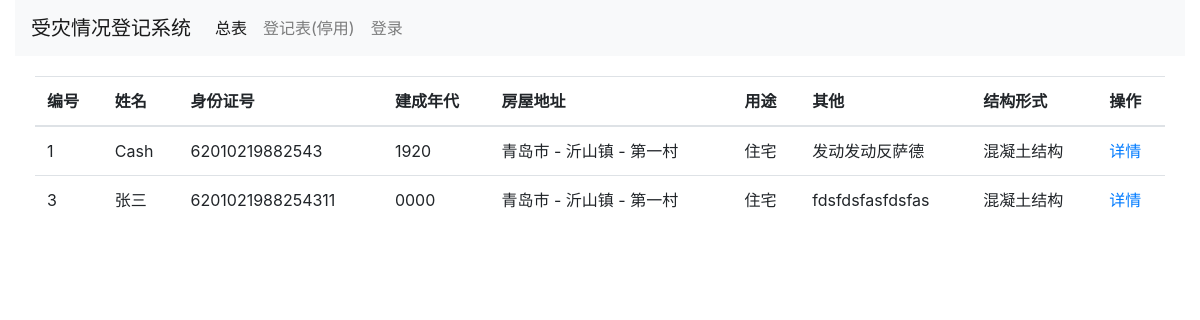
The app's page /report/, older data.
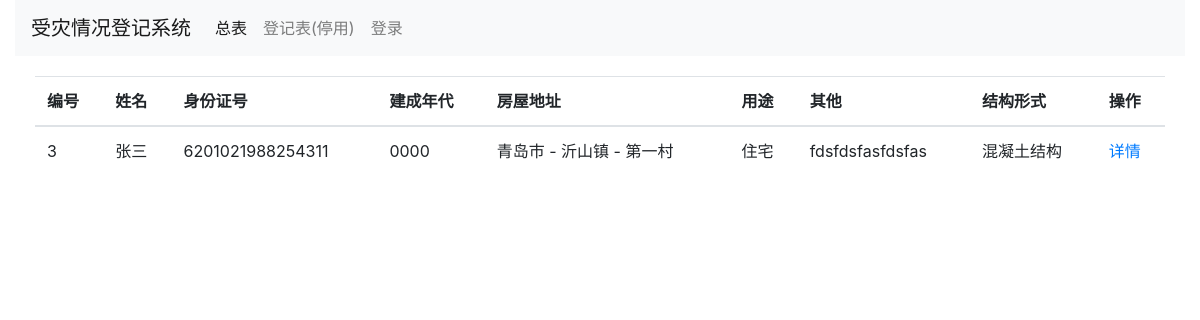
The same page, newer data.
### report/models.py (models this page shows, shortened)
class Report(models.Model):
    DECADE_CHOICE = (
        ('1900', '1900'),
        ('1910', '1910'),
        ('1920', '1920'),
        ('1930', '1930'),
        ('1940', '1940'),
        ('1950', '1950'),
        ('1960', '1960'),
        ('1970', '1970'),
        ('1980', '1980'),
        ('1990', '1990'),
        ('2000', '2000'),
        ('2010', '2010'),
    )
    PURPOSE_CHOICE = (
        (1, '住宅'),
        (2, '厂房'),
        (3, '公共建筑'),
    )
    STRUCTURE_CHOICE = (
        (1, '混凝土结构'),
        (2, '砌体结构'),
        (3, '木结构'),
        (4, '钢结构'),
        (5, '石结构'),
        (6, '生土结构'),
    )
    DEGREE_CHOICE = (
        ('a', 'A'),
        ('b', 'B'),
        ('c', 'C'),
        ('d', 'D'),
    )
    SECURITY_DETAIL_CHOICE = (
        (1, '未发现影响房屋周边安全的不利影响'),
        (2, '房屋周边准在超高土体滑坡'),
        (3, '房屋周边场地存在地质斜坡'),
        (4, '房屋周边存在河流，受河水持续冲刷'),
        (5, '房屋存在沟壑'),
        (6, '房屋周边塌方'),
        (7, '房屋周边下方存在不实空洞'),
    )
    GROUNDSILL_DETAIL_CHOICE = (
        (1, '未发现明显不均匀沉降及滑移'),
        (2, '地基基础轻微不均匀沉降'),
        (3, '地基基础不均匀沉降'),
        (4, '室内地面下陷'),
        (5, '地基基础滑移'),
        (6, '地基基础存在滑移可能'),
        (7, '地基基础被冲毁'),
        (8, '毛石基础粘结砂浆缺失'),
    )
    TILT_DETAIL_CHOICE = (
        (1, '未发现明显倾斜'),
        (2, '房屋墙体局部倾斜'),
        (3, '房屋墙体整体倾斜'),
        (4, '房屋墙体变形'),
        (5, '房屋墙体未发现明显歪闪缺陷')
    )
    UPON_DETAIL_CHOICE = (
        (1, '未发现结构承载缺陷'),
        (2, '墙体存在裂缝'),
        (3, '墙体轻微裂缝'),
        (4, '墙体贯通缝严重'),
        (5, '墙体风化侵蚀严重'),
        (6, '墙体有效截面积削弱'),
        (7, '内隔墙裂缝'),
        (8, '墙体面层脱落'),
        (9, '墙体变形'),
        (10, '墙体倾斜'),
        (11, '纵横墙连接处松动和开裂'),
        (12, '墙体倒塌'),
        (13, '屋架梁损坏'),
        (14, '屋架檩条损坏'),
        (15, '屋架梁下墙体开裂损坏'),
        (16, '屋架梁下墙体变形'),
        (17, '地基基础不均匀沉降引起的裂缝'),
        (18, '房屋墙体、屋盖无明显受力裂缝和变形'),
        (19, '墙体严重破坏，无法正常使用'),
        (20, '屋架损坏'),
    )
    FENCE_DETAIL_CHOICE = (
        (1, '未发现围护缺损'),
        (2, '同上'),
        (3, '墙体存在裂缝'),
        (4, '屋面坍塌'),
        (5, '屋面下陷'),
        (6, '墙体面层脱落'),
        (7, '墙体裂缝'),
        (8, '室内地面下陷'),
        (9, '内隔墙裂缝'),
        (10, '纵横墙多处裂缝'),
    )
    ASSESS_LEVEL_CHOICE = (
        ('a', 'A 完好无损'),
        ('b', 'B 轻微破损，可以使用'),
        ('c', 'C 破损经修缮后可以使用'),
        ('d', 'D 严重破坏，不能使用'),
        ('e', '倒塌'),
    )
    CREATOR_CHOICE = (
        (1, '杨军魁'),
        (2, '芦满'),
        (3, '关萌'),
        (4, '黄波'),
    )
    bid = models.CharField(max_length=100, null=True, blank=True,
                           verbose_name='建鉴编号')
    name = models.CharField(max_length=250, null=True, blank=True,
                            verbose_name='姓名')
    identity = models.CharField(max_length=50, null=True, blank=True,
                                verbose_name='身份证号', unique=True)
    decade = models.CharField(choices=DECADE_CHOICE, max_length=10,
                              null=True, blank=True, verbose_name='建成年代')
    city = models.ForeignKey(City, null=True, blank=True,
                             on_delete=models.SET_NULL,
                             verbose_name='城市')
    town = models.ForeignKey(Town, null=True, blank=True,
                             on_delete=models.SET_NULL,
                             verbose_name='镇')
    village = models.ForeignKey(Village, null=True, blank=True,
                                on_delete=models.SET_NULL,
                                verbose_name='村')
    purpose = models.IntegerField(choices=PURPOSE_CHOICE, null=True, blank=True,
                                  verbose_name='用途')
    comment = models.TextField(max_length=250, null=True, blank=True,
                               verbose_name='备注')
    structure = models.IntegerField(choices=STRUCTURE_CHOICE,
                                    null=True, blank=True, verbose_name='结构形式')
    security = models.CharField(max_length=10, choices=DEGREE_CHOICE,
                                null=True, blank=True, verbose_name='场地安全程度')
    groundsill = models.CharField(max_length=10, choices=DEGREE_CHOICE,
                                  null=True, blank=True, verbose_name='地基基础')
    tilt = models.CharField(max_length=10, choices=DEGREE_CHOICE, null=True,
                            blank=True,
                            verbose_name='房屋整体倾斜')
    upon = models.CharField(max_length=10, choices=DEGREE_CHOICE, null=True,
                            blank=True,
                            verbose_name='上部承重结构')
    fence = models.CharField(max_length=10, choices=DEGREE_CHOICE, null=True,
                             blank=True,
                             verbose_name='围护结构')
    security_detail = models.ManyToManyField(SecurityDetail,blank=True,
                                             verbose_name='场地安全程度说明')
    groundsill_detail = models.ManyToManyField(GroundsillDetail,blank=True,
                                               verbose_name='地基基础说明')
    tilt_detail = models.ManyToManyField(TiltDetail,blank=True,
                                         verbose_name='房屋整体倾斜说明')
    upon_detail = models.ManyToManyField(UponDetail,blank=True,
                                         verbose_name='上部承重结构说明')
    fence_detail = models.ManyToManyField(FenceDetail,blank=True,
                                          verbose_name='围护结构说明')
    assess_level = models.CharField(max_length=10, choices=ASSESS_LEVEL_CHOICE,
                                    null=True, blank=True, verbose_name='评定等级')
    advice = models.ManyToManyField(Advice,blank=True,
                                    verbose_name='处理建议')
    street_contract = models.CharField(max_length=50, null=True, blank=True,
                                       verbose_name='镇（街道）联系人')
    street_contract_phone = models.CharField(max_length=50, null=True,
                                             blank=True,
                                             verbose_name='镇（街道）联系人电话')
    village_contract = models.CharField(max_length=50, null=True, blank=True,
                                        verbose_name='村联系人')
    village_contract_phone = models.CharField(max_length=50, null=True,
                                              blank=True,
                                              verbose_name='村联系人电话')
    reviewer = models.ForeignKey(Reviewer, null=True, blank=True,
                                 on_delete=models.SET_NULL,
                                 verbose_name='审核人')
    created = models.DateField(auto_now_add=True, verbose_name='添加日期')
    updated = models.DateTimeField(auto_now=True, verbose_name='修改日期')
    appraiser = models.ForeignKey(User, null=True, blank=True,
                                  on_delete=models.SET_NULL,
                                  verbose_name='鉴定人')
    class Meta:
        ordering = ('-created',)
        verbose_name_plural = '报告'

class City(models.Model):
    name = models.CharField(max_length=50, unique=True, verbose_name='城市')
    created = models.DateTimeField(auto_now_add=True, verbose_name='创建时间')
    class Meta:
        ordering = ['-created']
        verbose_name_plural = '城市'
    def __str__(self):
        return self.name

class Town(models.Model):
    name = models.CharField(max_length=50, unique=True, verbose_name='乡镇')
    created = models.DateTimeField(auto_now_add=True, verbose_name='创建时间')
    class Meta:
        ordering = ['-created']
        verbose_name_plural = '乡镇'
    def __str__(self):
        return self.name

class Village(models.Model):
    name = models.CharField(max_length=50, unique=True, verbose_name='村')
    created = models.DateTimeField(auto_now_add=True, verbose_name='创建时间')
    class Meta:
        ordering = ['-created']
        verbose_name_plural = '村'
    def __str__(self):
        return self.name

### report/views.py (the view)
# urls.py: path('', views.ReportListView.as_view(), name='report_list'),
class ReportListView(ListView):
    model = Report
    context_object_name = 'report_list'
    template_name = 'report/report-list.html'

### report/templates/report/report-list.html
{% extends 'report/base.html' %}
{% block content %}
    <table class="table">
        <thead>
        <tr>
            <th>编号</th>
            <th>姓名</th>
            <th>身份证号</th>
            <th>建成年代</th>
            <th>房屋地址</th>
            <th>用途</th>
            <th>其他</th>
            <th>结构形式</th>
            <th>操作</th>
        </tr>
        </thead>
        <tbody>
        {% for report in report_list %}
            <tr>
                <td>{{ report.id }}</td>
                <td>{{ report.name }}</td>
                <td>{{ report.identity }}</td>
                <td>{{ report.decade }}</td>
                <td>{{ report.city }} - {{ report.town }}
                    - {{ report.village }}</td>
                <td>{{ report.get_purpose_display }}</td>
                <td>{{ report.comment }}</td>
                <td>{{ report.get_structure_display }}</td>
                <td>
                    <a href="{% url 'report:report_detail' report.id %}">详情</a>
                </td>
            </tr>
        {% endfor %}
        </tbody>
    </table>
{% endblock %}

Row changes from the older to the newer data that the page shows:
removed Report: id "1", name "Cash", identity "62010219882543", decade "1920", city "青岛市", town "沂山镇", village "第一村", purpose "住宅", comment "发动发动反萨德", structure "混凝土结构"
